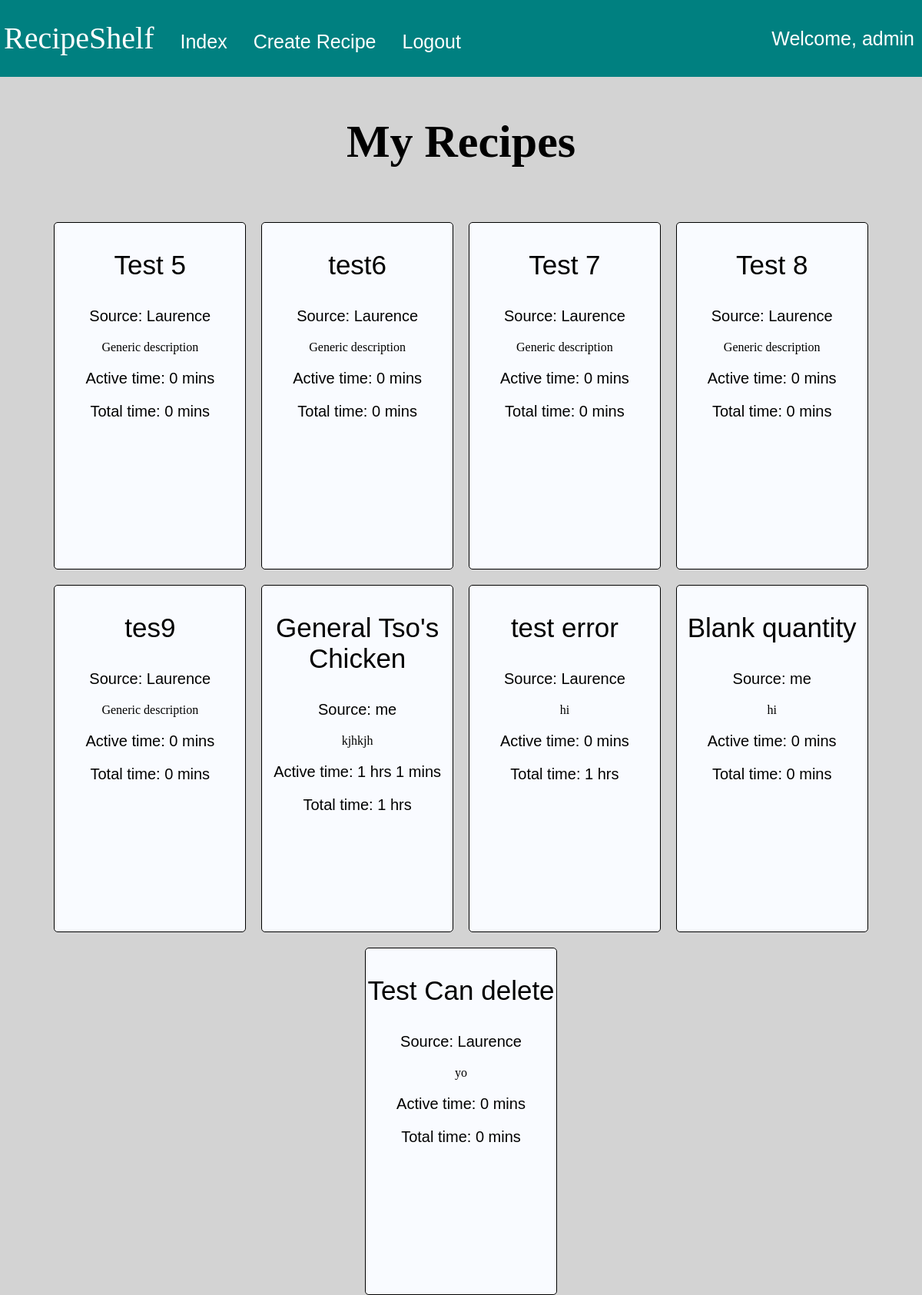
Screenshot of /recipes/index (signed in) with the database file from the repository.
### recipes/models.py (models this page shows, shortened)
class RecipeCard(models.Model):
    user = models.ForeignKey(
        User,
        on_delete=models.CASCADE,
        related_name= 'recipe',
        null=True)
    recipe_name = models.CharField(max_length=50)
    source = models.CharField(max_length=50)
    servings = models.IntegerField()
    active_time_hours = models.IntegerField(default=0)
    active_time_minutes = models.IntegerField(default=0)
    total_time_hours = models.IntegerField(default=0)
    total_time_minutes = models.IntegerField(default=0)
    recipe_description = models.TextField(max_length=200)

### recipes/views.py (the view)
class IndexView(LoginRequiredMixin, ListView):
    login_url = 'recipes:homepage'
    model = RecipeCard
    template_name = 'recipes/recipe_index.html'
    context_object_name = 'recipes'
    def get_queryset(self):
        return RecipeCard.objects.filter(user=self.request.user)

### recipes/templates/recipes/recipe_index.html
{% extends 'recipes/base.html' %}
{% block content %}
{% load static %}
<link rel="stylesheet" type="text/css" href="{% static 'recipes/recipe_index_style.css' %}">
<h2>My Recipes</h2>
{% if recipes %}
<div class=outercontainer>
    {% for recipe in recipes %}
        <div class=recipebox onclick='location.href="{% url 'recipes:display_recipe' recipe.id %}";' style="cursor:pointer;">
            <p id=recipename>{{recipe.recipe_name}}</p>
            <p id=recipesource>Source: {{recipe.source}}</p>
            <p id=recipedesc>{{recipe.recipe_description}}</p>
            <p class=recipetimings>
                {% if recipe.active_time_hours == 0 %}
	                Active time: {{recipe.active_time_minutes}} mins
                {% elif recipe.active_time_minutes == 0 %}
	                Active time: {{recipe.active_time_hours}} hrs
                {% else %}
                    Active time: {{recipe.active_time_hours}} hrs {{recipe.active_time_minutes}} mins
                {% endif %}</p>
            <p class=recipetimings>
                {% if recipe.total_time_hours == 0 %}
	                Total time: {{recipe.total_time_minutes}} mins
                {% elif recipe.total_time_minutes == 0 %}
                    Total time: {{recipe.total_time_hours}} hrs
                {% else %}
                    Total time: {{recipe.total_time_hours}} hrs {{recipe.total_time_minutes}} mins
                {% endif %}</p>
        </div>
    {% endfor %}
</div>
{% else %}
    <p>No recipes currently available. Please create some!</p>
{% endif %}
{% endblock content %}

### recipes/templates/recipes/base.html (shortened to what this page needs)
<!DOCTYPE html>
{% load static %}
<link rel="stylesheet" type="text/css" href="{% static 'recipes/base_style.css' %}">
<html>
    <head>
    </head>
    <body>
        <div class="topnav">
            <a href = "{% url 'recipes:index' %}" id="logo">RecipeShelf</a>
            {% if request.user.is_authenticated %}
            <a href = "{% url 'recipes:index' %}">Index</a>
            <a href = "{% url 'recipes:create_recipe' %}">Create Recipe</a>
            <a href = "{% url 'recipes:logout' %}">Logout</a>
            <div id="welcomemsg">Welcome, {{ request.user }}</div>
            {% else %}
            <a href = "{% url 'recipes:signup' %}">Sign Up</a>
            <a href = "{% url 'recipes:login' %}">Login</a>
            {% endif %}
        </div>
    {% block content %}
    {% endblock content %}
    </body>
</html>

### recipes/static/recipes/base_style.css (style rules this page uses)
.topnav { background-color: teal; height: 100px; width: 100%; line-height: 100px; overflow: hidden; margin:0 }
.topnav a { display:inline-block; color: white; text-align: center; font-family: helvetica; padding-left: 30px; font-size: 25px; text-decoration: none; }
#logo { display:inline-block; padding-left: 5px; color: white; font-family: Foodpacker; font-size: 40px; text-align: center; }
#welcomemsg { display:inline-block; float:right; padding-right: 10px; font-family: helvetica; color:white; font-size: 25px; }
body { margin: 0 }

### recipes/static/recipes/recipe_index_style.css (style rules this page uses)
.outercontainer { display: flex; flex-wrap: wrap; flex-direction: row; justify-content: center; height: 450px; padding: 10px; }
.recipebox { flex: 0 0 21%; border-style: solid; border-color: black; border-radius: 5px; background-color: #F9FBFF; border-width: 1px; height: 450px; margin: 10px; text-align: center; }
#recipename { font-size: 35px; font-family: helvetica; }
#recipesource { font-size: 20px; font-family: helvetica; }
.recipetimings { font-size: 20px; font-family: helvetica; }
h2 { font-family: Foodpacker; color: black; text-align: center; font-size: 60px; }
body { background-color: lightgrey; }

### rows the page displays
RecipeCard: recipe_name "Test 5", source "Laurence", recipe_description "Generic description", active_time_minutes "0", total_time_minutes "0"
RecipeCard: recipe_name "test6", source "Laurence", recipe_description "Generic description", active_time_minutes "0", total_time_minutes "0"
RecipeCard: recipe_name "Test 7", source "Laurence", recipe_description "Generic description", active_time_minutes "0", total_time_minutes "0"
RecipeCard: recipe_name "Test 8", source "Laurence", recipe_description "Generic description", active_time_minutes "0", total_time_minutes "0"
RecipeCard: recipe_name "tes9", source "Laurence", recipe_description "Generic description", active_time_minutes "0", total_time_minutes "0"
RecipeCard: recipe_name "General Tso's Chicken", source "me", recipe_description "kjhkjh", active_time_hours "1", active_time_minutes "1", total_time_hours "1"
RecipeCard: recipe_name "test error", source "Laurence", recipe_description "hi", active_time_minutes "0", total_time_hours "1"
RecipeCard: recipe_name "Blank quantity", source "me", recipe_description "hi", active_time_minutes "0", total_time_minutes "0"
RecipeCard: recipe_name "Test Can delete", source "Laurence", recipe_description "yo", active_time_minutes "0", total_time_minutes "0"

### other values shown
{{ request.user }} "admin"
